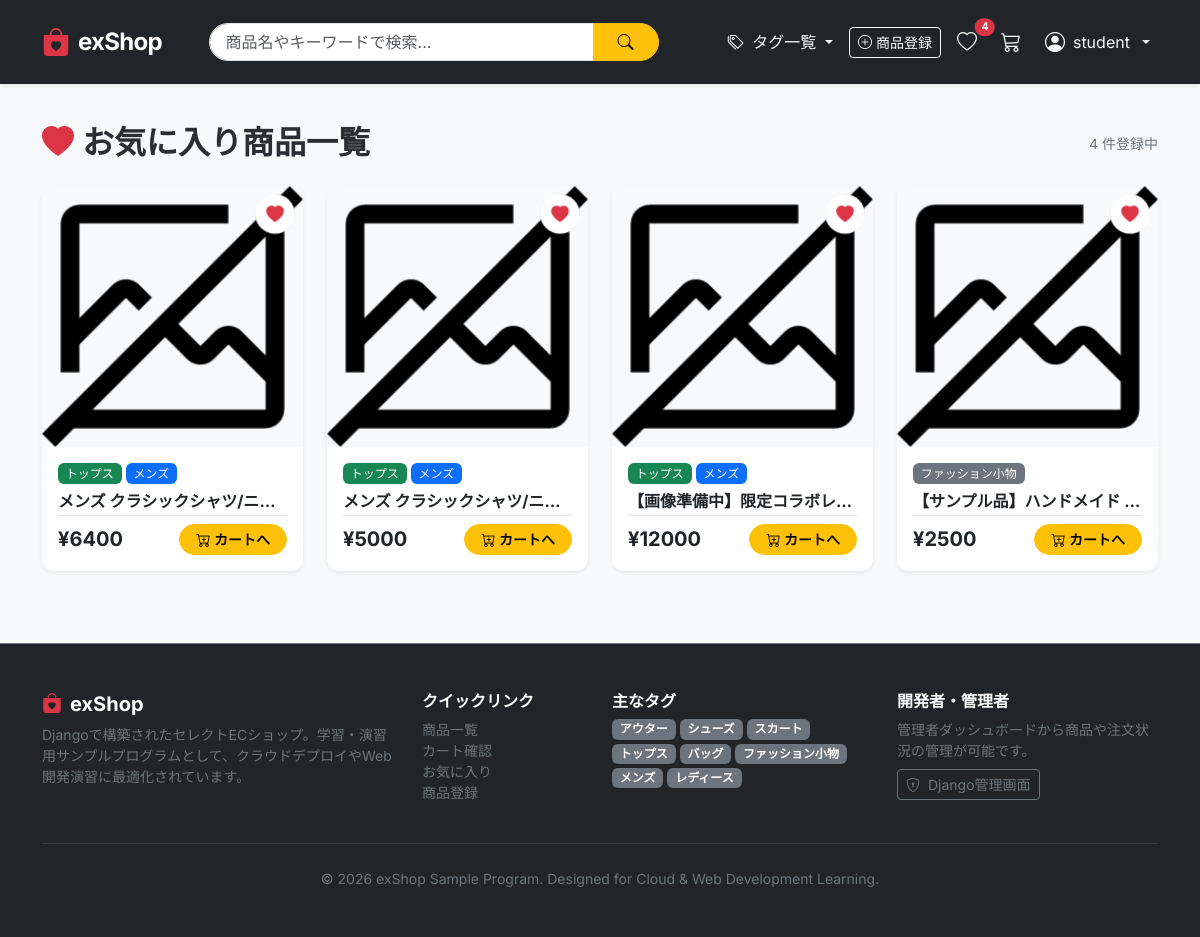
Screenshot of /favorites/ (signed in) with the database file from the repository.
### shop/models.py (models this page shows, shortened)
class Favorite(models.Model):
    user = models.ForeignKey(User, on_delete=models.CASCADE, related_name='favorites', verbose_name="ユーザー")
    product = models.ForeignKey(Product, on_delete=models.CASCADE, related_name='favorited_by', verbose_name="商品")
    created_at = models.DateTimeField(auto_now_add=True, verbose_name="登録日時")
    class Meta:
        verbose_name = "お気に入り"
        verbose_name_plural = "お気に入り一覧"
        unique_together = ('user', 'product')
        ordering = ['-created_at']

class Tag(models.Model):
    COLOR_CHOICES = [
        ('primary', 'Primary (Blue)'),
        ('secondary', 'Secondary (Gray)'),
        ('success', 'Success (Green)'),
        ('danger', 'Danger (Red)'),
        ('warning', 'Warning (Yellow)'),
        ('info', 'Info (Teal)'),
        ('dark', 'Dark (Black)'),
    ]
    name = models.CharField(max_length=50, unique=True, verbose_name="タグ名")
    slug = models.SlugField(max_length=50, unique=True, allow_unicode=True, verbose_name="スラグ")
    color = models.CharField(max_length=20, choices=COLOR_CHOICES, default='primary', verbose_name="バッジ色")
    class Meta:
        verbose_name = "タグ"
        verbose_name_plural = "タグ一覧"
        ordering = ['name']

class Product(models.Model):
    name = models.CharField(max_length=200, verbose_name="商品名")
    description = models.TextField(blank=True, verbose_name="商品説明")
    price = models.PositiveIntegerField(default=0, verbose_name="価格 (円)")
    stock = models.PositiveIntegerField(default=10, verbose_name="在庫数")
    image = models.ImageField(upload_to='products/', blank=True, null=True, verbose_name="商品画像")
    tags = models.ManyToManyField(Tag, blank=True, related_name='products', verbose_name="タグ")
    is_active = models.BooleanField(default=True, verbose_name="公開状態")
    created_at = models.DateTimeField(auto_now_add=True, verbose_name="登録日時")
    updated_at = models.DateTimeField(auto_now=True, verbose_name="更新日時")
    class Meta:
        verbose_name = "商品"
        verbose_name_plural = "商品一覧"
        ordering = ['-created_at']
    @property
    def image_url(self):
        if self.image:
            image_path = os.path.join(settings.MEDIA_ROOT, self.image.name)
            if os.path.exists(image_path):
                return self.image.url
        return f"{settings.MEDIA_URL}no-image.png"
    @property
    def is_in_stock(self):
        return self.stock > 0

### shop/views.py (the view)
# urls.py: path('favorites/', views.favorite_list, name='favorite_list'),
@login_required
def favorite_list(request):
    favorites = Favorite.objects.filter(user=request.user).select_related('product')
    return render(request, 'shop/favorite_list.html', {'favorites': favorites})

### shop/cart.py (called while the page is built)
    def __len__(self):
        return sum(item['quantity'] for item in self.cart.values())

### shop/context_processors.py (called while the page is built)
def shop_context(request):
    cart = Cart(request)
    all_tags = Tag.objects.all()
    favorite_count = 0
    favorite_product_ids = []
    if request.user.is_authenticated:
        favs = Favorite.objects.filter(user=request.user)
        favorite_count = favs.count()
        favorite_product_ids = list(favs.values_list('product_id', flat=True))
    return {
        'cart': cart,
        'cart_item_count': len(cart),
        'all_tags': all_tags,
        'favorite_count': favorite_count,
        'favorite_product_ids': favorite_product_ids,
    }

### templates/shop/favorite_list.html (shortened to what this page needs)
{% extends 'base.html' %}
{% block content %}
<div class="container py-4">
    <div class="d-flex justify-content-between align-items-center mb-4">
        <h2 class="fw-bold d-flex align-items-center gap-2 mb-0">
            <i class="bi bi-heart-fill text-danger"></i> お気に入り商品一覧
        </h2>
        <span class="text-secondary small">{{ favorites.count }} 件登録中</span>
    </div>
    {% if favorites %}
        <div class="row row-cols-1 row-cols-sm-2 row-cols-md-3 row-cols-lg-4 g-4">
            {% for fav in favorites %}
                {% with product=fav.product %}
                    <div class="col">
                        <div class="card h-100 product-card border-0 shadow-sm position-relative">
                            <a href="{% url 'shop:favorite_toggle' product.id %}"
                               class="favorite-btn active"
                               title="お気に入りから削除">
                                <i class="bi bi-heart-fill text-danger"></i>
                            </a>
                            <a href="{% url 'shop:product_detail' product.id %}" class="product-img-wrapper text-decoration-none">
                                <img src="{{ product.image_url }}" alt="{{ product.name }}" loading="lazy">
                            </a>
                            <div class="card-body d-flex flex-column p-3">
                                <div class="mb-2 d-flex flex-wrap gap-1">
                                    {% for tag in product.tags.all %}
                                        <span class="badge bg-{{ tag.color }} badge-tag">{{ tag.name }}</span>
                                    {% endfor %}
                                </div>
                                <h6 class="card-title fw-bold mb-1 text-truncate">
                                    <a href="{% url 'shop:product_detail' product.id %}" class="text-dark text-decoration-none" title="{{ product.name }}">
                                        {{ product.name }}
                                    </a>
                                </h6>
                                <div class="d-flex justify-content-between align-items-center mt-auto pt-2 border-top">
                                    <span class="fs-5 fw-bold text-dark">&yen;{{ product.price|floatformat:"0" }}</span>
                                    {% if product.is_in_stock %}
                                        <form action="{% url 'shop:cart_add' product.id %}" method="post">
                                            <button type="submit" class="btn btn-warning btn-sm rounded-pill px-3 fw-semibold">
                                                <i class="bi bi-cart-plus"></i> カートへ
                                            </button>
                                        </form>
                                    {% else %}
                                        <span class="badge bg-secondary-subtle text-secondary rounded-pill">売り切れ</span>
                                    {% endif %}
                                </div>
                            </div>
                        </div>
                    </div>
                {% endwith %}
            {% endfor %}
        </div>
    {% endif %}
</div>
{% endblock %}

### templates/base.html (shortened to what this page needs)
{% load static %}
<!DOCTYPE html>
<html lang="ja">
<head>
    <link href="https://cdn.jsdelivr.net/npm/bootstrap@5.3.3/dist/css/bootstrap.min.css" rel="stylesheet">
    <link rel="stylesheet" href="https://cdn.jsdelivr.net/npm/bootstrap-icons@1.11.3/font/bootstrap-icons.min.css">
    <link rel="stylesheet" href="{% static 'css/style.css' %}">
</head>
<body class="bg-light d-flex flex-column min-vh-100">
    <nav class="navbar navbar-expand-lg navbar-dark bg-dark sticky-top shadow-sm py-3">
        <div class="container">
            <a class="navbar-brand fw-bold d-flex align-items-center gap-2" href="{% url 'shop:product_list' %}">
                <i class="bi bi-bag-heart-fill text-danger fs-3"></i>
                <span class="fs-4 tracking-tight">exShop</span>
            </a>
            <div class="collapse navbar-collapse" id="navbarMain">
                <form class="d-flex mx-auto my-2 my-lg-0 w-100" style="max-width: 450px;" method="get" action="{% url 'shop:product_list' %}">
                    <div class="input-group">
                        <input class="form-control rounded-start-pill ps-3" type="search" name="q" placeholder="商品名やキーワードで検索..." value="{{ request.GET.q|default:'' }}" aria-label="Search">
                        <button class="btn btn-warning rounded-end-pill px-4 fw-semibold" type="submit">
                            <i class="bi bi-search"></i>
                        </button>
                    </div>
                </form>
                <ul class="navbar-nav ms-auto align-items-center gap-2">
                    <li class="nav-item dropdown">
                        <a class="nav-link dropdown-toggle text-light" href="#" role="button" data-bs-toggle="dropdown" aria-expanded="false">
                            <i class="bi bi-tags me-1"></i> タグ一覧
                        </a>
                    </li>
                    <li class="nav-item">
                        <a class="btn btn-sm btn-outline-light d-flex align-items-center gap-1" href="{% url 'shop:product_create' %}">
                            <i class="bi bi-plus-circle"></i> 商品登録
                        </a>
                    </li>
                    <li class="nav-item">
                        <a class="nav-link position-relative text-light px-2" href="{% url 'shop:favorite_list' %}" title="お気に入り">
                            <i class="bi bi-heart fs-5"></i>
                            {% if favorite_count > 0 %}
                                <span class="position-absolute top-1 start-100 translate-middle badge rounded-pill bg-danger" style="font-size: 0.65rem;">
                                    {{ favorite_count }}
                                </span>
                            {% endif %}
                        </a>
                    </li>
                    <li class="nav-item">
                        <a class="nav-link position-relative text-light px-2" href="{% url 'shop:cart_detail' %}" title="カート">
                            <i class="bi bi-cart3 fs-5"></i>
                        </a>
                    </li>
                    {% if user.is_authenticated %}
                        <li class="nav-item dropdown">
                            <a class="nav-link dropdown-toggle text-light d-flex align-items-center gap-2" href="#" role="button" data-bs-toggle="dropdown">
                                <i class="bi bi-person-circle fs-5"></i>
                                <span>{{ user.username }}</span>
                            </a>
                        </li>
                    {% endif %}
                </ul>
            </div>
        </div>
    </nav>
    <main class="flex-grow-1">
        {% block content %}{% endblock %}
    </main>
    <footer class="bg-dark text-light-50 py-5 mt-5 border-top border-secondary">
        <div class="container">
            <div class="row g-4">
                <div class="col-lg-4 col-md-6 text-white">
                    <h5 class="fw-bold d-flex align-items-center gap-2">
                        <i class="bi bi-bag-heart-fill text-danger"></i> exShop
                    </h5>
                    <p class="text-secondary small mt-2">
                        Djangoで構築されたセレクトECショップ。学習・演習用サンプルプログラムとして、クラウドデプロイやWeb開発演習に最適化されています。
                    </p>
                </div>
                <div class="col-lg-2 col-md-6">
                    <h6 class="text-white fw-bold">クイックリンク</h6>
                    <ul class="list-unstyled small">
                        <li><a href="{% url 'shop:product_list' %}" class="text-secondary text-decoration-none hover-light">商品一覧</a></li>
                        <li><a href="{% url 'shop:cart_detail' %}" class="text-secondary text-decoration-none hover-light">カート確認</a></li>
                        <li><a href="{% url 'shop:favorite_list' %}" class="text-secondary text-decoration-none hover-light">お気に入り</a></li>
                        <li><a href="{% url 'shop:product_create' %}" class="text-secondary text-decoration-none hover-light">商品登録</a></li>
                    </ul>
                </div>
                <div class="col-lg-3 col-md-6">
                    <h6 class="text-white fw-bold">主なタグ</h6>
                    <div class="d-flex flex-wrap gap-1 mt-2">
                        {% for tag in all_tags|slice:":8" %}
                            <a href="{% url 'shop:product_list' %}?tag={{ tag.slug }}" class="badge bg-secondary text-decoration-none">
                                {{ tag.name }}
                            </a>
                        {% empty %}
                            <span class="text-secondary small">タグ未設定</span>
                        {% endfor %}
                    </div>
                </div>
                <div class="col-lg-3 col-md-6">
                    <h6 class="text-white fw-bold">開発者・管理者</h6>
                    <p class="text-secondary small mb-2">管理者ダッシュボードから商品や注文状況の管理が可能です。</p>
                    <a href="/admin/" target="_blank" class="btn btn-sm btn-outline-secondary">
                        <i class="bi bi-shield-lock me-1"></i> Django管理画面
                    </a>
                </div>
            </div>
            <hr class="border-secondary my-4">
            <div class="text-center text-secondary small">
                &copy; 2026 exShop Sample Program. Designed for Cloud & Web Development Learning.
            </div>
        </div>
    </footer>
</body>
</html>

### static/css/style.css (style rules this page uses)
body { font-family: 'Inter', 'Noto Sans JP', -apple-system, BlinkMacSystemFont, "Segoe UI", Roboto, sans-serif; color: #2b2f33; }
.tracking-tight { letter-spacing: -0.03em; }
.product-card { transition: transform 0.2s ease, box-shadow 0.2s ease; border-radius: 12px; overflow: hidden; background: #ffffff; }
.product-img-wrapper { position: relative; width: 100%; padding-top: 100%; overflow: hidden; background-color: #f8f9fa; }
.product-img-wrapper img { position: absolute; top: 0; left: 0; width: 100%; height: 100%; object-fit: cover; transition: transform 0.3s ease; }
.favorite-btn { position: absolute; top: 10px; right: 10px; background: rgba(255, 255, 255, 0.85); backdrop-filter: blur(4px); border: none; border-radius: 50%; width: 36px; height: 36px; display: flex; align-items: center; justify-content: center; transition: all 0.2s ease; z-index: 5; color: #6c757d; }
.favorite-btn:hover, .favorite-btn.active { background: #ffffff; color: #dc3545; transform: scale(1.1); }
.badge-tag { font-size: 0.75rem; padding: 0.35em 0.65em; font-weight: 500; }

### rows the page displays
Favorite: product.name "メンズ クラシックシャツ/ニ…", product.price "6400"
Tag: name "トップス"
Tag: name "メンズ"
Favorite: product.name "メンズ クラシックシャツ/ニ…", product.price "5000"
Favorite: product.name "【画像準備中】限定コラボレ…", product.price "12000"
Favorite: product.name "【サンプル品】ハンドメイド…", product.price "2500"
Tag: name "ファッション小物"
Tag: name "アウター"
Tag: name "シューズ"
Tag: name "スカート"
Tag: name "バッグ"
Tag: name "レディース"

### other values shown
{{ favorite_count }} "4"
{{ user.username }} "student"
{{ favorites.count }} "4"
